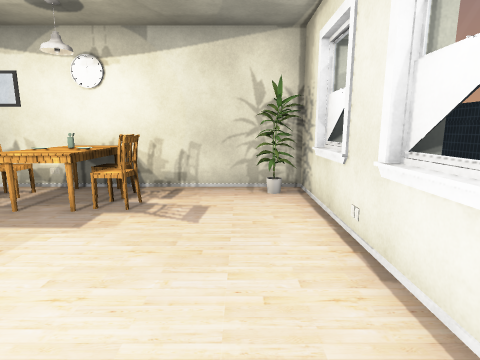
view 1 (above)

18 first-person views from a walk through a Unity game level. The camera is 1.5 m above the floor, tilts 10° down and sees 80° across. The floor is counted in squares, 1 m on a side. Each view is taken from the middle of a square. On the plan, view 1 faces up. The plan holds only what a view shows up to about 14 squares ahead; the rest is blank. The place goes on beyond the plan. The player is left out. Door leaves are left out, so doorways stand open. Some surface patterns are stand-ins.

view 2
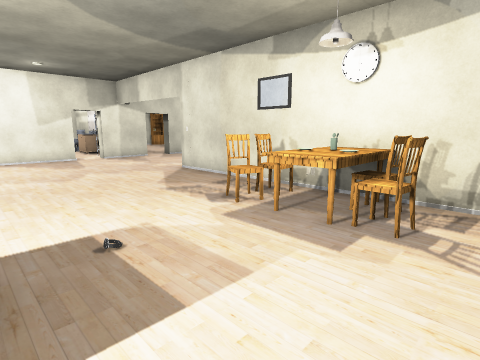

view 3
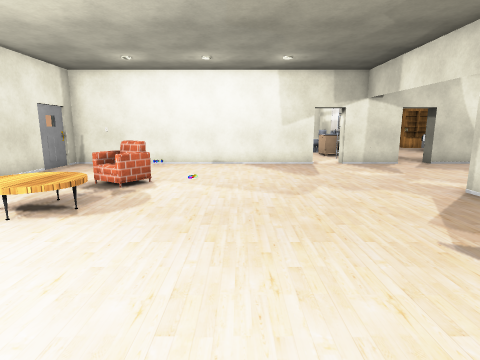

view 4
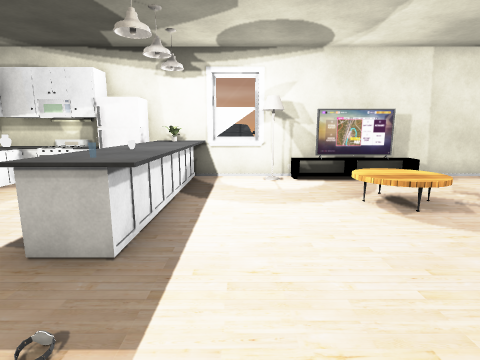

view 5
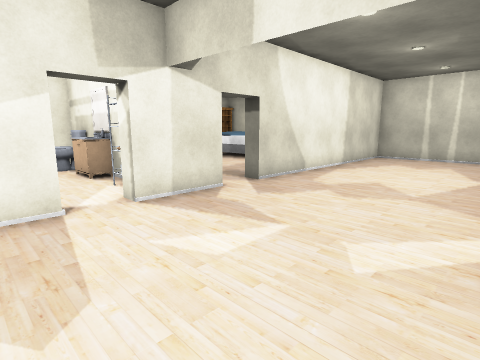

view 6
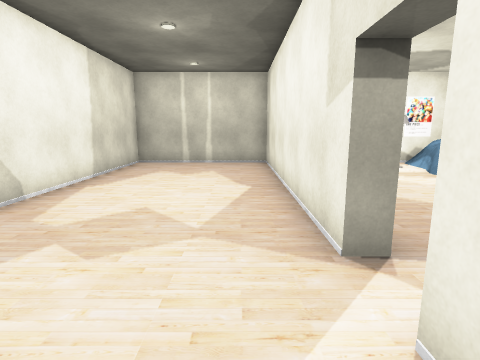

view 7
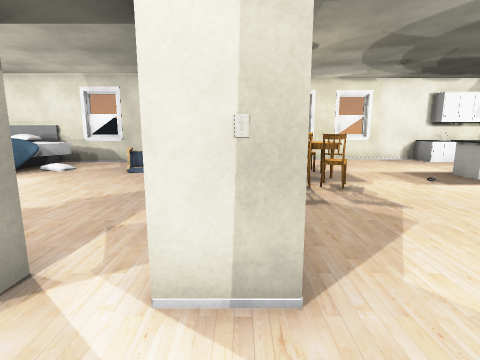

view 8
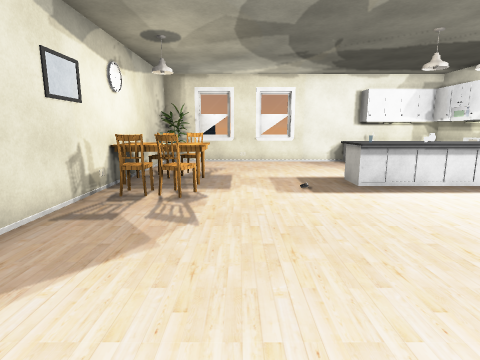

view 9
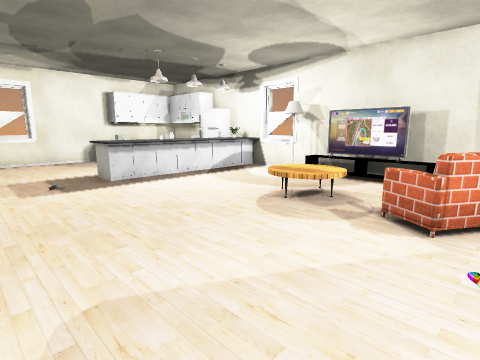

view 10
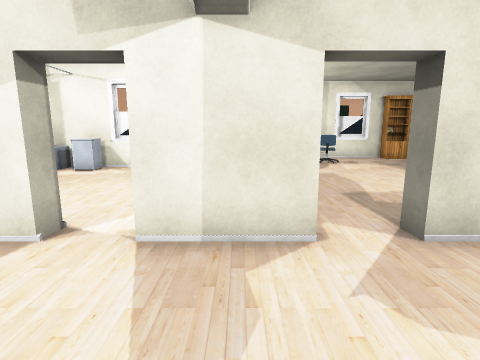

view 11
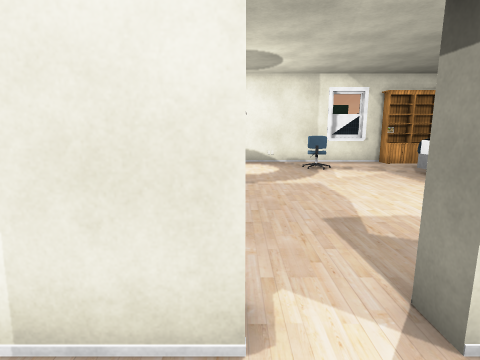

view 12
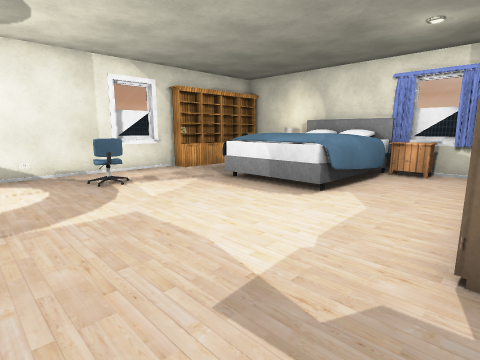

view 13
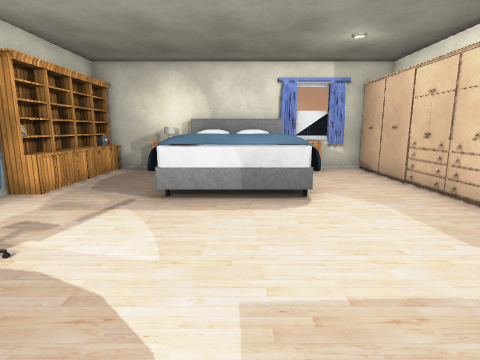

view 14
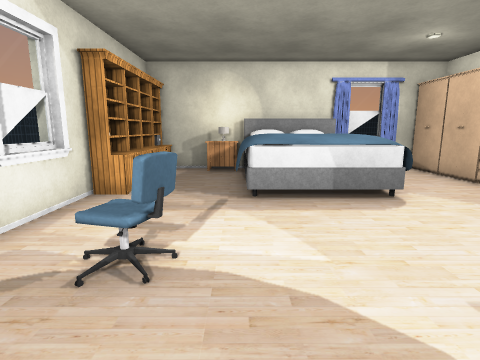

view 15
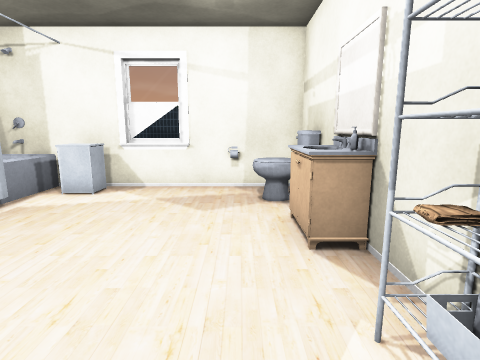

view 16
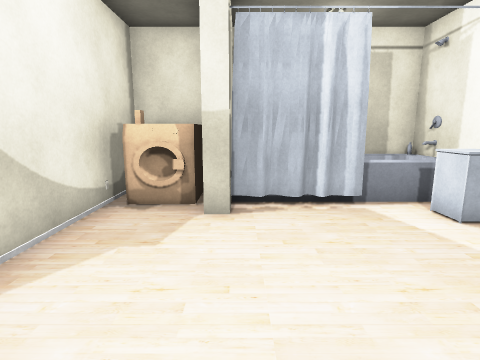

view 17
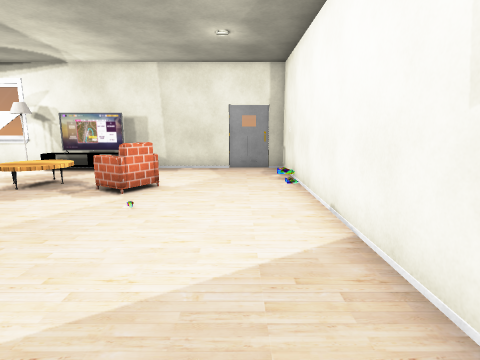

view 18
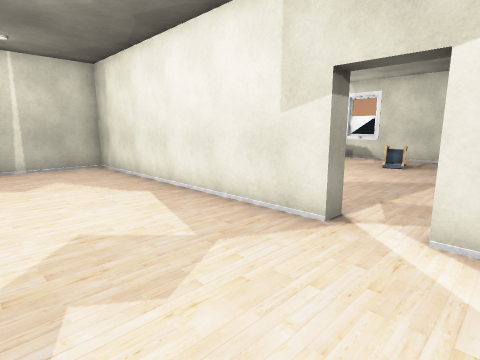

### Floor plan
Key: @ floor where view 1 was taken; # wall or solid block; . main floor; : floor 0.75 m higher than the main floor; + floor 1 m higher than the main floor; D open door; = window, fence, low wall or low ledge; ^ raised ledge; C chair; P plant; T TV; I toilet; S sink; B bookshelf; E bed; U curtain; N nightstand; A basket; O other object.
Columns run from 31 left of view 1 to 2 right of it. Each row starts with its distance up from view 1.
 20    B#N#EEEU##########     ###
 19 O  B..NEEENN.O#.....#     #    O#
 18 O #B..E   E..O#.....#     =    O#
 17 O #B..E EEE..O#.....#    .:    O#
 16 O #B..EEEEE..O#.....#   .. O+  ##
 15 O #...EEEE...O#.....#  ... .. .##
 14 O =..........O#.....#  ........#
 13   #..........O#.....# .........#
 12   #..O........#.....# ......OO. #
 11   #........... .....# .......O. #
 10   #................DD ........
  9   # ..........#D....##...
  8       #########.....O######## ####
  7       #.ISS.OA#...........COC...P#
  6       #O.......D..........COCC...#
  5     O #....... D.........CCOC....=
  4     O =.......#..................#
  3     O #.......#..................#
  2     O #O...#..#..................=
  1       #OOOO#OO#...........OO.....#
  0       #OO   OO#...........O ...@.#
 -1       ###   ###....O.OO...OO ...O#
 -2               #....O.OO...OO  .. #
 -3               #.......O...OO  ..O#
 -4               #...........OO   .O#
 -5               #.....OTOO#=#OOOOOO#
 -6               ######    #^#
 -7                          OO
 -8                          OO

Where each view was taken, in squares from view 1:
view 1: 0 up, 0 right, facing up
view 2: 1 up, 1 left, facing up-left
view 3: 2 up, 4 left, facing left
view 4: 4 up, 6 left, facing down
view 5: 4 up, 11 left, facing up-left
view 6: 7 up, 12 left, facing up
view 7: 8 up, 13 left, facing right
view 8: 4 up, 12 left, facing right
view 9: 4 up, 13 left, facing down-right
view 10: 8 up, 13 left, facing left
view 11: 9 up, 15 left, facing left
view 12: 9 up, 18 left, facing up-left
view 13: 9 up, 23 left, facing up
view 14: 9 up, 25 left, facing up
view 15: 6 up, 17 left, facing left
view 16: 7 up, 20 left, facing down
view 17: 6 up, 15 left, facing down
view 18: 8 up, 15 left, facing up-right
